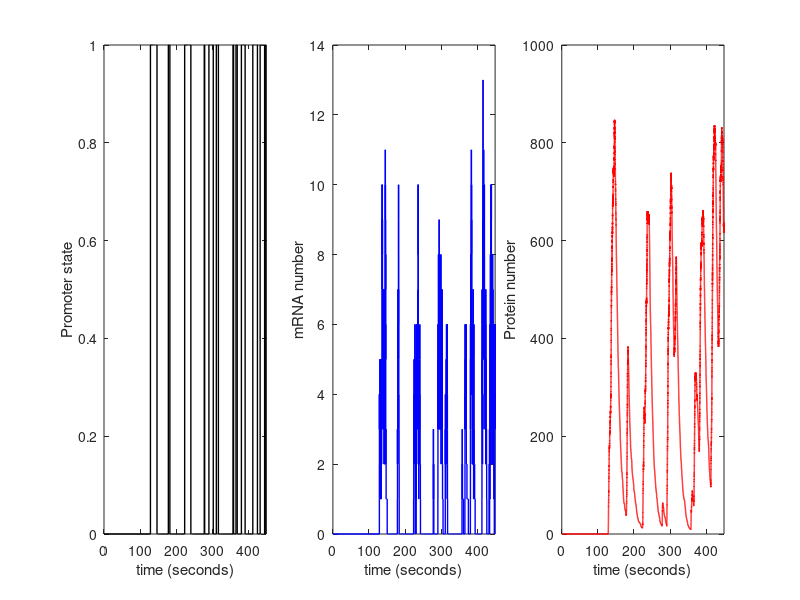

Reproduce this figure in MATLAB.
clear;
N = 20000; % simulate iterations

%Define rates
k_1 = 0.05; 
d_1 = 0.11;
k_2 = 5;
d_2 = 1;
k_3 = 20;
d_3 = 0.1;

P = zeros(N,1); % assume the promoter is initially off arbitrarily
mRNA = zeros(N,1); % column-vector for storing # mRNAs
protein = zeros(N,1); % column-vector for storing # proteins
t = zeros(N,1); % column-vector for storing time
for iter = 2:N
    if P(iter-1) == 0
        p_promoter = k_1;
    else
        p_promoter = d_1;
    end
    p_make_mRNA = k_2 * P(iter-1);
    p_degrade_mRNA = d_2 * mRNA(iter-1);
    p_make_protein = k_3 * mRNA(iter-1);
    p_degrade_protein = d_3 * protein(iter-1);

    reactions_total = p_promoter + p_make_mRNA + p_degrade_mRNA + p_make_protein + p_degrade_protein;
    random_number = rand();
    if random_number < p_promoter/(reactions_total)
        if P(iter-1) == 0
            P(iter) = 1;
            mRNA(iter) = mRNA(iter-1);
            protein(iter) = protein(iter-1);
        else
            P(iter) = 0;
            mRNA(iter) = mRNA(iter-1);
            protein(iter) = protein(iter-1);
        end
    elseif random_number < (p_promoter + p_make_mRNA)/(reactions_total)
        mRNA(iter) = mRNA(iter-1) + 1;
        P(iter) = P(iter-1);
        protein(iter) = protein(iter-1);
    elseif random_number < (p_promoter + p_make_mRNA + p_degrade_mRNA)/(reactions_total)
        mRNA(iter) = mRNA(iter-1) - 1;
        P(iter) = P(iter-1);
        protein(iter) = protein(iter-1);
    elseif random_number < (p_promoter + p_make_mRNA + p_degrade_mRNA + p_make_protein)/(reactions_total)
        protein(iter) = protein(iter-1) + 1;
        mRNA(iter) = mRNA(iter-1);
        P(iter) = P(iter-1);
    else
        protein(iter) = protein(iter-1) - 1;
        mRNA(iter) = mRNA(iter-1);
        P(iter) = P(iter-1);
    end
    t(iter) = t(iter-1) + exprnd(1/reactions_total);
end

figure;
set(gcf, 'Units', 'inches', 'Position', [1, 1, 10, 4]);
subplot(1,3,1);
stairs(t,P, 'k-', 'LineWidth', 1); xlim([t(1) t(end)]);
ylabel('Promoter state'); xlabel('time (seconds)');

subplot(1,3,2);
stairs(t,mRNA, 'b-', 'LineWidth', 1); xlim([t(1) t(end)]);
ylabel('mRNA number'); xlabel('time (seconds)');

subplot(1,3,3);
stairs(t,protein, 'r-', 'LineWidth', 1); xlim([t(1) t(end)]);
ylabel('Protein number'); xlabel('time (seconds)');
